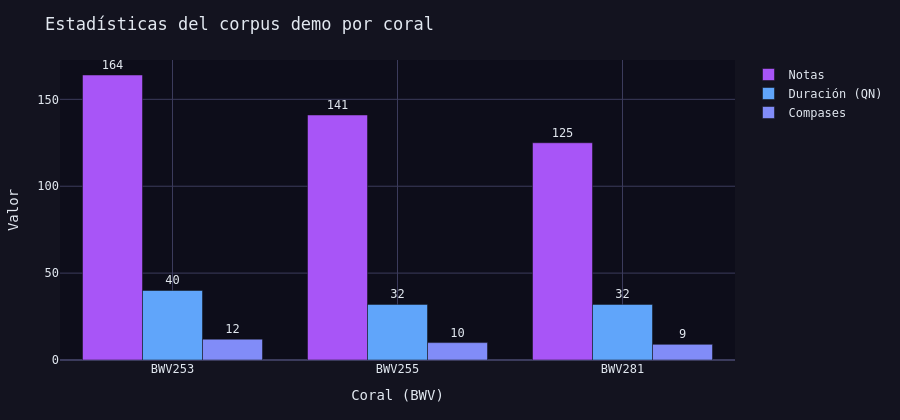

Notebook cell for this chart:
### Code cell
# ── 2.2 Gráfico: Estadísticas por coral — barras agrupadas (Plotly) ───────────
#
# Usamos go.Bar directamente en lugar de cufflinks.iplot().
# Cufflinks 0.17.3 tiene un bug con Plotly 5.x: al convertir colores hex
# a rgba internamente genera strings con np.float64 que Plotly rechaza.
# go.Bar produce el mismo resultado visual sin esa dependencia.

df_plot = df_stats[['Notas', 'Duración (QN)', 'Compases']].copy()
bwv_labels = df_plot.index.tolist()   # ['BWV253', 'BWV255', 'BWV281']

fig = go.Figure()

for col, color in zip(df_plot.columns, [NEON_PALETTE[1], NEON_PALETTE[2], NEON_PALETTE[4]]):
    fig.add_trace(go.Bar(
        name=col,
        x=bwv_labels,
        y=df_plot[col],
        marker_color=color,
        text=df_plot[col],
        textposition='outside',
        textfont=dict(color=TEXT_COLOR),
    ))

fig.update_layout(
    **BASE_LAYOUT,
    barmode='group',
    title='Estadísticas del corpus demo por coral',
    xaxis_title='Coral (BWV)',
    yaxis_title='Valor',
    legend=dict(font=dict(color=TEXT_COLOR)),
    height=420,
)
fig.show()

### Figure 1 — Plotly figure (JSON) as saved in the notebook; plotly's stock layout.template omitted (floating-point values rounded to 4 significant figures)
{"data": [{"marker": {"color": "#A855F7"}, "name": "Notas", "text": [164.0, 141.0, 125.0], "textfont": {"color": "#E2E8F0"}, "textposition": "outside", "type": "bar", "x": ["BWV253", "BWV255", "BWV281"], "y": [164, 141, 125]}, {"marker": {"color": "#60A5FA"}, "name": "Duración (QN)", "text": [40.0, 32.0, 32.0], "textfont": {"color": "#E2E8F0"}, "textposition": "outside", "type": "bar", "x": ["BWV253", "BWV255", "BWV281"], "y": [40.0, 32.0, 32.0]}, {"marker": {"color": "#818CF8"}, "name": "Compases", "text": [12.0, 10.0, 9.0], "textfont": {"color": "#E2E8F0"}, "textposition": "outside", "type": "bar", "x": ["BWV253", "BWV255", "BWV281"], "y": [12, 10, 9]}], "layout": {"barmode": "group", "font": {"color": "#E2E8F0", "family": "monospace"}, "height": 420, "legend": {"font": {"color": "#E2E8F0"}}, "margin": {"b": 60, "l": 60, "r": 30, "t": 60}, "paper_bgcolor": "#13131F", "plot_bgcolor": "#0D0D1A", "title": {"text": "Estadísticas del corpus demo por coral"}, "xaxis": {"gridcolor": "#3B3B5C", "title": {"text": "Coral (BWV)"}, "zerolinecolor": "#3B3B5C"}, "yaxis": {"gridcolor": "#3B3B5C", "title": {"text": "Valor"}, "zerolinecolor": "#3B3B5C"}}}
